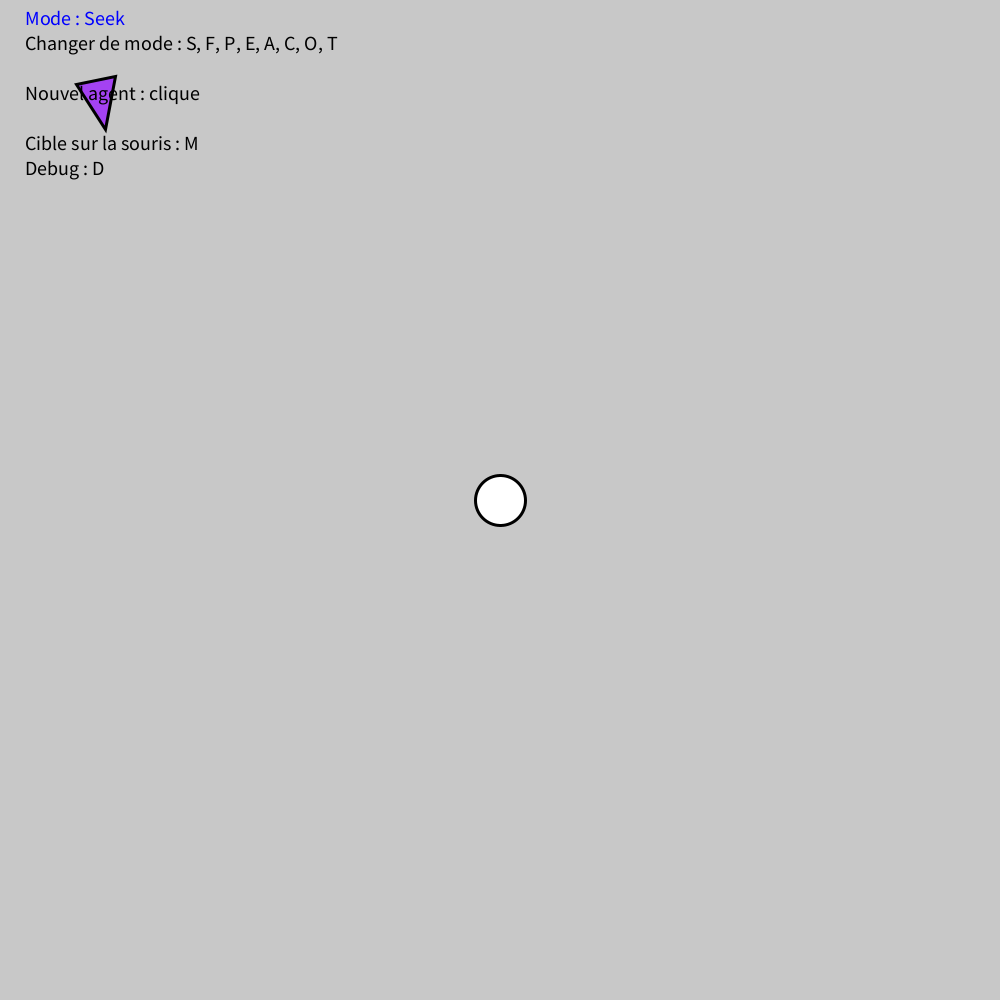
Frame 1 (no input)
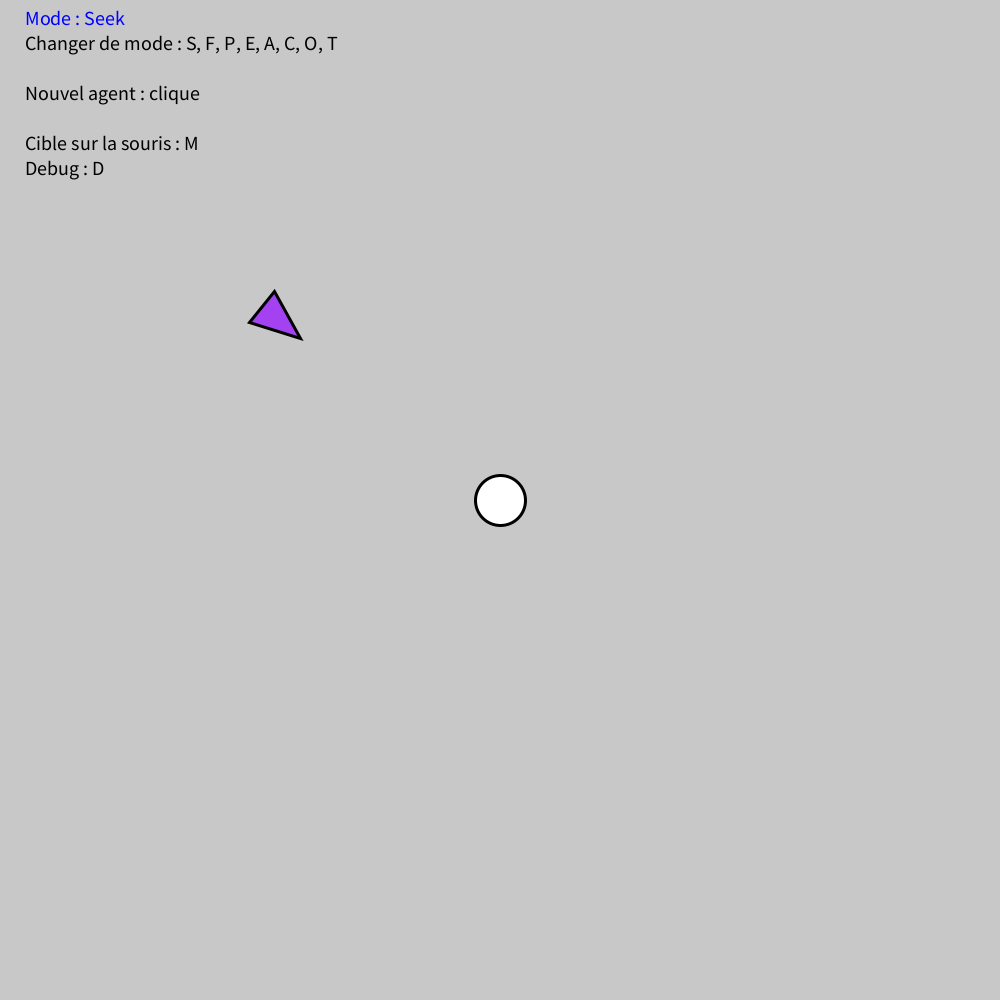
Frame 60 (the mouse pressed at the canvas centre just before this capture)
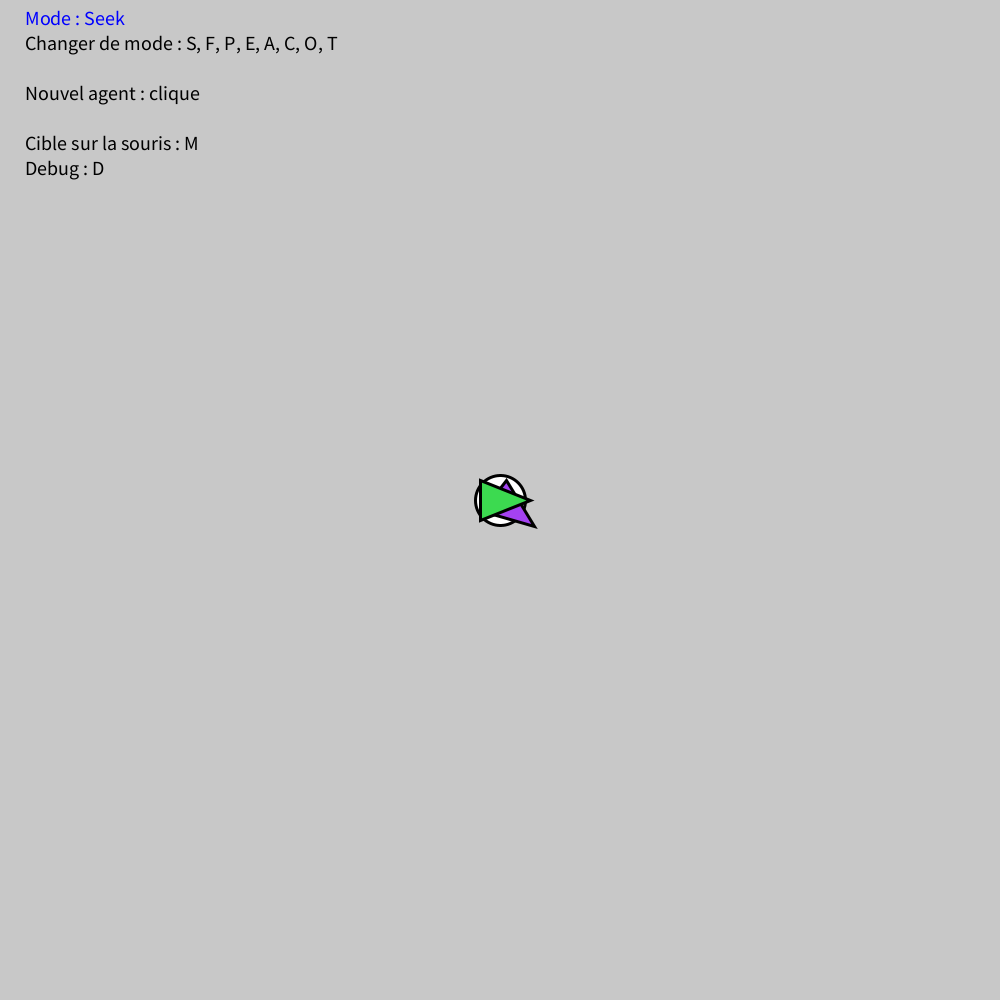
Frame 120 (the mouse held since frame 60 and released just before this capture)

The Processing sketch that drew these frames (run headless with seeded random() and noise(); from frame 60 on, the mouse is pressed at the canvas centre):

// Processing sketch: steering
// ── steering.pde

// Variables
boolean DEBUG = false;
boolean MOUSE_TARGET = false;

Target target;
ArrayList<Agent> agents = new ArrayList<Agent>();
MODES mode = MODES.SEEK;

///////////////////////

// Setup
void setup() {

  // Set size to 1000x1000, title, font size and stroke size
  size(1000, 1000);
  textSize(20);
  windowTitle("Artificial intelligence in games #1 : Steering behaviours");
  strokeWeight(3);

  // Initialise the path and the target
  PVector[] path = {new PVector(500, 500), new PVector(900, 500), new PVector(900, 900), new PVector(100, 900), new PVector(100, 500)};
  PVector[] path_velocity = {new PVector(TARGET_MAX_SPEED, 0), new PVector(0, TARGET_MAX_SPEED), new PVector(-TARGET_MAX_SPEED, 0), new PVector(0, -TARGET_MAX_SPEED), new PVector(TARGET_MAX_SPEED, 0)};
  target = new Target(path, path_velocity);

  // Initialise one agent
  agents.add(new Agent(new PVector(100, 100), new PVector(1, 5)));
}

// Draw the info on the top left
void draw_info() {

  // If in debug mode, draw the vectors of agents
  if (DEBUG) {
    for (int i = 0; i < agents.size(); i++) {
      agents.get(i).debug_vector();
    }
  }

  // Draw all the infos about mode and keyboard
  draw_mode(mode);

  fill(0);
  text("Changer de mode : S, F, P, E, A, C, O, T", 25, 50);

  text("Nouvel agent : clique", 25, 100);

  text("Cible sur la souris : M", 25, 150);
  text("Debug : D", 25, 175);
}

// Draw everything
void draw() {

  // Grey background
  background(200);

  // Draw the target and update its values
  target.draw();
  target.update_values(MOUSE_TARGET);

  // Draw all the agents and update all the values
  for (int i = 0; i < agents.size(); i++) {
    agents.get(i).draw();
    agents.get(i).update_values(target, mode);
  }

  // Draw the info on the top left
  draw_info();
}

// If we click, spawn a new agent at the mouse position
void mousePressed() {
  agents.add(new Agent(new PVector(mouseX, mouseY), new PVector(0, 0)));
}

// If a key is pressed
void keyPressed() {
  switch (key) {

    // Switch debug mode
  case 'd':
    DEBUG = !DEBUG;
    break;

    // Switch mouse mode
  case 'm':
    MOUSE_TARGET = !MOUSE_TARGET;
    break;

    // Set the mode
  case 's':
    mode = MODES.SEEK;
    break;
  case 'f':
    mode = MODES.FLEE;
    break;
  case 'p':
    mode = MODES.PURSUIT;
    break;
  case 'e':
    mode = MODES.EVADE;
    break;
  case 'a':
    mode = MODES.ARRIVAL;
    break;
  case 'c':
    mode = MODES.CIRCUIT;
    break;
  case 'o':
    mode = MODES.ONE_WAY;
    break;
  case 't':
    mode = MODES.TWO_WAYS;
    break;
  }

  // Update the mode of the target
  target.update_mode(mode);
}

// ── agent.pde

int VECTOR_MULT = 50;
float MAX_SPEED = 5;
float MAX_FORCE = 1;
float MASS = 10;
float SLOWING_DISTANCE = 300;

class Agent {
  PVector position;
  PVector velocity;
  PVector desired_velocity = new PVector(0, 0);
  PVector steering = new PVector(0, 0);
  color col;
  int target_path_index = -1;
  boolean normal_direction = true;

  Agent(PVector position, PVector velocity) {
    this.position = position;
    this.velocity = velocity;
    col = color(random(0, 255), random(0, 255), random(0, 255));
  }

  void draw() {
    pushMatrix();
    translate(position.x, position.y);
    float angle = atan2(velocity.y, velocity.x);
    rotate(angle);
    fill(col);
    triangle(30, 0, -20, 20, -20, -20);
    fill(255);
    popMatrix();
  }

  void debug_vector() {
    draw_vector(position, velocity, color(50, 230, 50));
    draw_vector(position, desired_velocity, color(50, 50, 50));
    draw_vector(position.copy().add(velocity.copy().mult(VECTOR_MULT)), steering.copy().mult(MASS), color(50, 50, 230));
  }

  void draw_vector(PVector origin, PVector vector, color col) {
    stroke(col);
    fill(col);
    strokeCap(ROUND);

    float x = origin.x + vector.x * VECTOR_MULT;
    float y = origin.y + vector.y * VECTOR_MULT;
    line(origin.x, origin.y, x, y);

    pushMatrix();
    translate(x, y);
    float angle = atan2(vector.y, vector.x);
    rotate(angle);
    line(0, 0, -20, -20 / 2);
    line(0, 0, -20, 20 / 2);
    popMatrix();

    strokeCap(SQUARE);
    fill(255);
    stroke(0);
  }

  void update_mode(Target target, MODES mode) {
    switch(mode) {
    case SEEK:
      seek(target);
      break;
    case FLEE:
      seek(target);
      desired_velocity.mult(-1);
      break;
    case PURSUIT:
      pursuit(target);
      break;
    case EVADE:
      pursuit(target);
      desired_velocity.mult(-1);
      break;
    case ARRIVAL:
      arrival(target);
      break;
    case CIRCUIT:
      circuit(target);
      break;
    case ONE_WAY:
      one_way(target);
      break;
    case TWO_WAYS:
      two_ways(target);
      break;
    }
  }

  void seek(Target target) {
    PVector target_offset = target.current_position.copy().sub(position);

    desired_velocity = target_offset.normalize().mult(MAX_SPEED);
  }

  void pursuit(Target target) {
    PVector target_offset = target.current_position.copy().sub(position);
    float distance = target_offset.mag();

    PVector pursuer_forward = velocity.copy().normalize();
    PVector target_forward = target.current_velocity.copy().normalize();

    float forward_alignment = PVector.dot(pursuer_forward, target_forward);
    float position_alignment = PVector.dot(target_forward, target_offset.copy().normalize());

    float c = 0.1;
    float t = abs(c * distance * forward_alignment * position_alignment);
    PVector future_target_pos = target_offset.add(target.current_velocity.copy().mult(t));

    desired_velocity = future_target_pos.normalize().mult(MAX_SPEED);
  }

  void arrival(Target target) {
    PVector target_offset = target.current_position.copy().sub(position);
    float distance = target_offset.mag();

    float ramped_speed = MAX_SPEED * (distance / SLOWING_DISTANCE);
    float clipped_speed = min(ramped_speed, MAX_SPEED);

    desired_velocity = target_offset.normalize().mult(clipped_speed);
  }

  void find_closest_path_target(Target target) {
    if (target_path_index == -1) {
      float min_distance = target.path[0].copy().sub(position).mag();
      target_path_index = 0;
      for (int i = 1; i < target.path.length; i++) {
        float distance = target.path[i].copy().sub(position).mag();
        if (distance < min_distance) {
          min_distance = distance;
          target_path_index = i;
        }
      }
    }
  }

  void circuit(Target target) {
    find_closest_path_target(target);

    PVector target_position = target.path[target_path_index];
    seek(new Target(new PVector[]{target_position}, new PVector[]{new PVector(0, 0)}));

    if (position.dist(target_position) < TARGET_MAX_SPEED / 2) {
      target_path_index = (target_path_index + 1) % target.path.length;
    }
  }

  void one_way(Target target) {
    find_closest_path_target(target);

    PVector target_position = target.path[target_path_index];
    if (target_path_index == target.path.length - 1) {
      arrival(new Target(new PVector[]{target_position}, new PVector[]{new PVector(0, 0)}));
    } else {
      seek(new Target(new PVector[]{target_position}, new PVector[]{new PVector(0, 0)}));
    }

    if (target_path_index < target.path.length - 1 && position.dist(target_position) < TARGET_MAX_SPEED / 2) {
      target_path_index = (target_path_index + 1) % target.path.length;
    }
  }

  void two_ways(Target target) {
    find_closest_path_target(target);

    PVector target_position = target.path[target_path_index];
    if (target_path_index == target.path.length - 1 || target_path_index == 0) {
      arrival(new Target(new PVector[]{target_position}, new PVector[]{new PVector(0, 0)}));
    } else {
      seek(new Target(new PVector[]{target_position}, new PVector[]{new PVector(0, 0)}));
    }

    if (position.dist(target_position) < TARGET_MAX_SPEED / 2) {
      target_path_index = target_path_index + (normal_direction ? 1 : -1);

      if (target_path_index == -1) {
        target_path_index = 1;
        normal_direction = true;
      } else if (target_path_index == target.path.length) {
        target_path_index = target.path.length - 2;
        normal_direction = false;
      }
    }
  }

  void update_values(Target target, MODES mode) {
    update_mode(target, mode);

    steering = desired_velocity.copy().sub(velocity);
    steering.limit(MAX_FORCE).div(MASS);

    if (PVector.angleBetween(steering, velocity) >= 0.75 * PI) {
      float angle = -HALF_PI;
      if (steering.y * velocity.x > steering.x * velocity.y) {
        angle = HALF_PI;
      }
      steering.lerp(PVector.fromAngle(angle).mult(steering.mag()).rotate(velocity.heading()), 0.5);
    }

    velocity.add(steering).limit(MAX_SPEED);
    position.add(velocity);
  }
}

// ── modes.pde

enum MODES {
  SEEK, FLEE, PURSUIT, EVADE, ARRIVAL, CIRCUIT, ONE_WAY, TWO_WAYS;
};

MODES next(MODES mode) {
  switch(mode) {
  case SEEK:
    return MODES.FLEE;
  case FLEE:
    return MODES.PURSUIT;
  case PURSUIT:
    return MODES.EVADE;
  case EVADE:
    return MODES.ARRIVAL;
  case ARRIVAL:
    return MODES.CIRCUIT;
  case CIRCUIT:
    return MODES.ONE_WAY;
  case ONE_WAY:
    return MODES.TWO_WAYS;
  case TWO_WAYS:
  default:
    return MODES.SEEK;
  }
}

void draw_mode(MODES mode) {
  switch(mode) {
  case SEEK:
    fill(0, 0, 255);
    text("Mode : Seek", 25, 25);
    break;
  case FLEE:
    fill(255, 0, 0);
    text("Mode : Flee", 25, 25);
    break;
  case PURSUIT:
    fill(0, 255, 0);
    text("Mode : Pursuit", 25, 25);
    break;
  case EVADE:
    fill(0, 255, 255);
    text("Mode : Evade", 25, 25);
    break;
  case ARRIVAL:
    fill(255, 0, 255);
    text("Mode : Arrival", 25, 25);
    break;
  case CIRCUIT:
    fill(255, 255, 0);
    text("Mode : Circuit", 25, 25);
    break;
  case ONE_WAY:
    fill(255, 255, 255);
    text("Mode : One way", 25, 25);
    break;
  case TWO_WAYS:
    fill(0, 0, 0);
    text("Mode : Two ways", 25, 25);
    break;
  }
}

// ── target.pde

float TARGET_MAX_SPEED = 6;

class Target {
  PVector[] path;
  PVector[] path_velocity;
  int current_index = 0;
  PVector current_position;
  PVector current_velocity;
  boolean is_moving = false;
  boolean is_path = false;
  boolean is_path_looping = false;

  Target (PVector[] path, PVector[] path_velocity) {
    this.path = path;
    current_position = path[current_index].copy();
    this.path_velocity = path_velocity;
  }

  void draw() {
    fill(255);
    if (is_path) {
      for (int i = 0; i < path.length; i++) {
        circle(path[i].x, path[i].y, 50);
        if (i > 0) {
          line(path[i - 1].x, path[i - 1].y, path[i].x, path[i].y);
        } 
        if (i == path.length - 1 && is_path_looping) {
          line(path[0].x, path[0].y, path[i].x, path[i].y);
        }
      }
    } else {
      circle(current_position.x, current_position.y, 50);
    }
  }

  void update_mode(MODES mode) {
    switch(mode) {
    case SEEK:
    case FLEE:
    case ARRIVAL:
      target.is_moving = false;
      target.is_path = false;
      target.current_index = 0;
      break;
    case PURSUIT:
    case EVADE:
      target.is_moving = true;
      target.is_path = false;
      break;
    case CIRCUIT:
      target.is_moving = false;
      target.is_path = true;
      target.is_path_looping = true;
      target.current_index = 0;
      break;
    case ONE_WAY:
    case TWO_WAYS:
      target.is_moving = false;
      target.is_path = true;
      target.is_path_looping = false;
      target.current_index = 0;
      break;
    }
  }

  void update_values(boolean use_mouse_position) {
    if (use_mouse_position) {
      current_index = -1;
      current_position.x = mouseX;
      current_position.y = mouseY;
      current_velocity.set(mouseX - pmouseX, mouseY - pmouseY);
      return;
    }

    if (current_index == -1) {
      current_index = 0;
      current_position = path[current_index].copy();
    }

    if (!is_moving) {
      current_position = path[current_index].copy();
      current_velocity = new PVector(0, 0);
      return;
    }

    current_velocity = path_velocity[current_index].copy();
    current_position.add(current_velocity);
    if (current_position.dist(path[(current_index + 1) % path.length]) <= TARGET_MAX_SPEED / 2) {
      current_index = (current_index + 1) % path.length;
    }
  }
}
